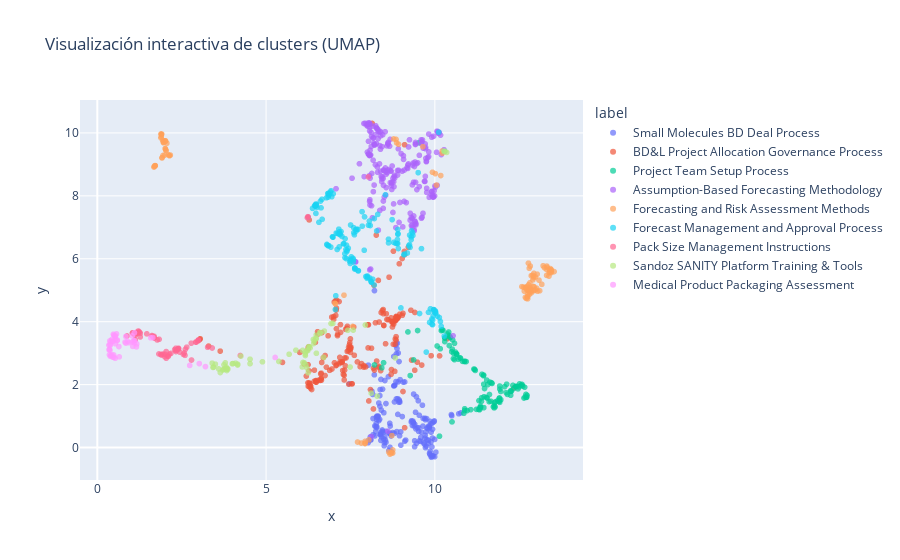

Write notebook code for a chart like this one.
### Code cell
import umap
import matplotlib.pyplot as plt
import pandas as pd
import numpy as np
import plotly.express as px

# Convertimos embeddings y labels a arrays
X = np.array(embeddings)
labels = np.array([c["cluster"] for c in chunks])

# Reducimos a 2D con UMAP
reducer = umap.UMAP(n_neighbors=15, min_dist=0.1, metric="cosine", random_state=42)
X_2d = reducer.fit_transform(X)

# Creamos un dataframe para facilidad
df_vis = pd.DataFrame({
    "x": X_2d[:, 0],
    "y": X_2d[:, 1],
    "cluster": labels,
    "source": [c["source"] for c in chunks],
    "label": [cluster_labels.get(c["cluster"], "Sin etiqueta") for c in chunks]
})

fig = px.scatter(
    df_vis, x="x", y="y",
    color="label",
    hover_data=["source", "label"],
    title="Clusters visualization"
)
fig.update_traces(marker=dict(size=6, opacity=0.7))
fig.show()

### Figure 1 — Plotly figure (JSON) as saved in the notebook; plotly's stock layout.template omitted (floating-point values rounded to 4 significant figures; data arrays with more than 128 entries replaced by an {"elided": "..."} marker saying what was removed)
{"data": [{"customdata": {"elided": "169x2 str values"}, "hovertemplate": "label=%{customdata[1]}<br>x=%{x}<br>y=%{y}<br>source=%{customdata[0]}<extra></extra>", "legendgroup": "Small Molecules BD Deal Process", "marker": {"color": "#636efa", "opacity": 0.7, "size": 6, "symbol": "circle"}, "mode": "markers", "name": "Small Molecules BD Deal Process", "showlegend": true, "type": "scattergl", "x": {"elided": "169 float values"}, "xaxis": "x", "y": {"elided": "169 float values"}, "yaxis": "y"}, {"customdata": {"elided": "186x2 str values"}, "hovertemplate": "label=%{customdata[1]}<br>x=%{x}<br>y=%{y}<br>source=%{customdata[0]}<extra></extra>", "legendgroup": "BD&L Project Allocation Governance Process", "marker": {"color": "#EF553B", "opacity": 0.7, "size": 6, "symbol": "circle"}, "mode": "markers", "name": "BD&L Project Allocation Governance Process", "showlegend": true, "type": "scattergl", "x": {"elided": "186 float values"}, "xaxis": "x", "y": {"elided": "186 float values"}, "yaxis": "y"}, {"customdata": {"elided": "121x2 str values"}, "hovertemplate": "label=%{customdata[1]}<br>x=%{x}<br>y=%{y}<br>source=%{customdata[0]}<extra></extra>", "legendgroup": "Project Team Setup Process", "marker": {"color": "#00cc96", "opacity": 0.7, "size": 6, "symbol": "circle"}, "mode": "markers", "name": "Project Team Setup Process", "showlegend": true, "type": "scattergl", "x": [9.27, 10.88, 10.89, 10.86, 9.524, 10.51, 9.489, 9.203, 10.14, 10.29, 10.5, 10.52, 10.29, 10.19, 10.24, 10.21, 10.37, 10.43, 10.46, 10.53, 10.58, 10.45, 10.41, 10.3, 11.57, 11.45, 11.47, 11.39, 11.31, 10.96, 11.06, 11.38, 11.46, 11.53, 11.55, 11.76, 11.79, 11.61, 11.78, 11.91, 11.9, 12.25, 12.72, 12.7, 12.73, 12.72, 12.67, 12.64, 11.54, 11.92, 12.07, 11.63, 12.25, 12.33, 12.43, 12.4, 12.51, 12.58, 12.6, 12.57, 12.49, 12.46, 12.39, 12.26, 8.21, 10.16, 10.64, 10.07, 8.48, 8.429, 10.58, 9.37, 11.35, 11.35, 11.3, 11.23, 11.36, 11.45, 11.33, 11.34, 11.69, 11.95, 11.66, 11.86, 12.15, 12.41, 12.31, 12.13, 11.44, 10.7, 10.55, 10.82, 10.61, 10.43, 10.88, 10.88, 10.93, 10.64, 10.76, 10.74, 10.65, 10.56, 11.93, 12.11, 12.25, 11.77, 11.95, 11.92, 11.62, 11.91, 11.73, 11.76, 11.92, 12.55, 12.66, 11.4, 11.2, 11.16, 11.18, 11.44, 11.68], "xaxis": "x", "y": [2.287, 1.233, 1.176, 1.091, 9.685, 0.8164, 3.719, 3.675, 0.3612, 3.486, 3.047, 3.128, 3.368, 3.718, 3.728, 3.742, 3.609, 3.553, 3.508, 3.426, 3.312, 3.496, 3.671, 3.479, 2.001, 2.011, 1.876, 1.582, 1.491, 1.174, 1.205, 1.47, 1.615, 1.591, 1.575, 1.332, 1.293, 1.459, 1.449, 1.577, 1.467, 1.662, 1.595, 1.69, 1.659, 1.597, 1.604, 1.574, 2.144, 1.954, 1.937, 2.08, 1.792, 1.87, 1.949, 1.932, 2.024, 2.007, 1.95, 1.985, 1.927, 1.865, 1.945, 1.787, 2.626, 3.141, 2.96, 3.227, 2.696, 2.533, 2.794, 2.786, 1.315, 1.264, 1.211, 1.214, 1.281, 1.269, 1.203, 1.273, 2.037, 1.783, 1.473, 1.491, 1.689, 1.932, 1.977, 2.014, 2.305, 2.808, 2.828, 2.739, 3.035, 3.241, 2.734, 2.746, 2.732, 2.984, 2.841, 2.85, 2.965, 2.996, 1.858, 1.746, 1.803, 1.429, 1.519, 1.495, 1.687, 1.558, 1.296, 1.261, 1.437, 1.974, 1.919, 2.329, 2.451, 2.495, 2.486, 2.283, 2.059], "yaxis": "y"}, {"customdata": {"elided": "218x2 str values"}, "hovertemplate": "label=%{customdata[1]}<br>x=%{x}<br>y=%{y}<br>source=%{customdata[0]}<extra></extra>", "legendgroup": "Assumption-Based Forecasting Methodology", "marker": {"color": "#ab63fa", "opacity": 0.7, "size": 6, "symbol": "circle"}, "mode": "markers", "name": "Assumption-Based Forecasting Methodology", "showlegend": true, "type": "scattergl", "x": {"elided": "218 float values"}, "xaxis": "x", "y": {"elided": "218 float values"}, "yaxis": "y"}, {"customdata": {"elided": "125x2 str values"}, "hovertemplate": "label=%{customdata[1]}<br>x=%{x}<br>y=%{y}<br>source=%{customdata[0]}<extra></extra>", "legendgroup": "Forecasting and Risk Assessment Methods", "marker": {"color": "#FFA15A", "opacity": 0.7, "size": 6, "symbol": "circle"}, "mode": "markers", "name": "Forecasting and Risk Assessment Methods", "showlegend": true, "type": "scattergl", "x": [8.923, 8.867, 1.704, 1.678, 1.714, 1.919, 1.997, 2.108, 2.141, 2.026, 2.012, 2.015, 2.021, 1.963, 1.896, 1.897, 1.934, 1.884, 8.727, 8.781, 8.85, 9.646, 10.22, 10.22, 8.723, 8.749, 8.689, 8.671, 8.633, 8.753, 7.933, 7.71, 7.82, 7.931, 7.931, 8.046, 12.84, 12.8, 12.83, 12.94, 12.94, 13.01, 13.11, 12.99, 13.04, 12.75, 12.94, 12.77, 12.73, 12.77, 12.68, 12.71, 12.75, 12.75, 12.86, 12.77, 12.9, 12.93, 13.03, 12.93, 12.89, 12.93, 12.86, 12.92, 12.76, 12.82, 12.82, 12.82, 13.09, 13.31, 13.38, 13.17, 12.76, 13.4, 13.42, 13.45, 13.38, 13.41, 13.53, 13.45, 13.45, 13.32, 13.21, 13.33, 13.25, 13.3, 13.42, 13.45, 12.77, 12.69, 12.69, 12.63, 12.58, 12.65, 12.73, 12.8, 12.83, 12.77, 10.17, 10.01, 9.93, 12.98, 12.84, 12.8, 7.566, 10.05, 7.049, 7.043, 1.687, 1.703, 1.717, 1.915, 1.946, 2.13, 2.163, 2.039, 2.012, 2.061, 2.003, 1.955, 1.907, 1.886, 1.954, 1.894, 7.308], "xaxis": "x", "y": [9.64, 9.686, 8.96, 8.915, 8.958, 9.212, 9.292, 9.305, 9.274, 9.454, 9.497, 9.731, 9.748, 9.686, 9.941, 9.949, 9.765, 9.844, 0.3804, 9.808, 9.795, 9.562, 9.356, 9.424, -0.1657, -0.1749, -0.1714, -0.2098, -0.1415, -0.07446, 0.198, 0.1756, 0.1431, 0.1437, 0.1268, 0.243, 4.974, 4.957, 5.032, 4.984, 5.111, 5.064, 4.984, 5.011, 4.97, 4.792, 5.006, 4.98, 5.116, 5.17, 4.774, 4.741, 4.727, 4.795, 4.918, 5.071, 5.328, 5.393, 5.511, 5.537, 5.475, 5.438, 5.461, 5.12, 5.014, 5.237, 5.085, 5.027, 5.321, 5.472, 5.448, 5.188, 4.878, 5.651, 5.56, 5.651, 5.559, 5.599, 5.593, 5.605, 5.561, 5.767, 5.777, 5.723, 5.716, 5.667, 5.688, 5.629, 4.979, 5.078, 5.098, 5.098, 5.114, 4.971, 5.006, 5.699, 5.767, 5.86, 8.644, 8.704, 8.75, 5.421, 4.952, 4.872, 3.85, 8.343, 4.575, 4.584, 8.937, 8.942, 8.96, 9.206, 9.283, 9.284, 9.296, 9.441, 9.501, 9.673, 9.748, 9.717, 9.964, 9.967, 9.708, 9.884, 4.844], "yaxis": "y"}, {"customdata": {"elided": "155x2 str values"}, "hovertemplate": "label=%{customdata[1]}<br>x=%{x}<br>y=%{y}<br>source=%{customdata[0]}<extra></extra>", "legendgroup": "Forecast Management and Approval Process", "marker": {"color": "#19d3f3", "opacity": 0.7, "size": 6, "symbol": "circle"}, "mode": "markers", "name": "Forecast Management and Approval Process", "showlegend": true, "type": "scattergl", "x": {"elided": "155 float values"}, "xaxis": "x", "y": {"elided": "155 float values"}, "yaxis": "y"}, {"customdata": [["2 Region_SANITY Intro & Mgt for Regional Portfolio_2022-12-05.pdf", "Pack Size Management Instructions"], ["3.1 Creation of Selling Units.pdf", "Pack Size Management Instructions"], ["3.1 Creation of Selling Units.pdf", "Pack Size Management Instructions"], ["3.1 Creation of Selling Units.pdf", "Pack Size Management Instructions"], ["3.1 Creation of Selling Units.pdf", "Pack Size Management Instructions"], ["3.1 Creation of Selling Units.pdf", "Pack Size Management Instructions"], ["3.1 Creation of Selling Units.pdf", "Pack Size Management Instructions"], ["3.1 Creation of Selling Units.pdf", "Pack Size Management Instructions"], ["3.1 Creation of Selling Units.pdf", "Pack Size Management Instructions"], ["3.1 Creation of Selling Units.pdf", "Pack Size Management Instructions"], ["3.1 Creation of Selling Units.pdf", "Pack Size Management Instructions"], ["3.1 Creation of Selling Units.pdf", "Pack Size Management Instructions"], ["3.1 Creation of Selling Units.pdf", "Pack Size Management Instructions"], ["3.1 Creation of Selling Units.pdf", "Pack Size Management Instructions"], ["3.1 Creation of Selling Units.pdf", "Pack Size Management Instructions"], ["3.1 Creation of Selling Units.pdf", "Pack Size Management Instructions"], ["3.1 Creation of Selling Units.pdf", "Pack Size Management Instructions"], ["3.1 Creation of Selling Units.pdf", "Pack Size Management Instructions"], ["3.1 Creation of Selling Units.pdf", "Pack Size Management Instructions"], ["3.1 Creation of Selling Units.pdf", "Pack Size Management Instructions"], ["3.1 Creation of Selling Units.pdf", "Pack Size Management Instructions"], ["3.1 Creation of Selling Units.pdf", "Pack Size Management Instructions"], ["3.1 Creation of Selling Units.pdf", "Pack Size Management Instructions"], ["3.1 Creation of Selling Units.pdf", "Pack Size Management Instructions"], ["3.1 Creation of Selling Units.pdf", "Pack Size Management Instructions"], ["3.1 Creation of Selling Units.pdf", "Pack Size Management Instructions"], ["3.1 Creation of Selling Units.pdf", "Pack Size Management Instructions"], ["3.1 Creation of Selling Units.pdf", "Pack Size Management Instructions"], ["3.1 Creation of Selling Units.pdf", "Pack Size Management Instructions"], ["3.1 Creation of Selling Units.pdf", "Pack Size Management Instructions"], ["3.1 Creation of Selling Units.pdf", "Pack Size Management Instructions"], ["3.1 Creation of Selling Units.pdf", "Pack Size Management Instructions"], ["3.1 Creation of Selling Units.pdf", "Pack Size Management Instructions"], ["3.1 Creation of Selling Units.pdf", "Pack Size Management Instructions"], ["3.1 Creation of Selling Units.pdf", "Pack Size Management Instructions"], ["3.1 Creation of Selling Units.pdf", "Pack Size Management Instructions"], ["3.1 Creation of Selling Units.pdf", "Pack Size Management Instructions"], ["3.1 Creation of Selling Units.pdf", "Pack Size Management Instructions"], ["Creating a new Forecast using the Wizard.pdf", "Pack Size Management Instructions"], ["Creating a new Forecast using the Wizard.pdf", "Pack Size Management Instructions"], ["Creating a new Forecast using the Wizard.pdf", "Pack Size Management Instructions"], ["Creating a new Forecast using the Wizard.pdf", "Pack Size Management Instructions"], ["Creation of Product Target and Strengths.pdf", "Pack Size Management Instructions"], ["Pack management in SANITY 2022-10-25.pdf", "Pack Size Management Instructions"], ["Pack management in SANITY 2022-10-25.pdf", "Pack Size Management Instructions"], ["Pack Size Definition_vf_20220901_.pdf", "Pack Size Management Instructions"], ["Pack Size Definition_vf_20220901_.pdf", "Pack Size Management Instructions"], ["Pack Size Definition_vf_20220901_.pdf", "Pack Size Management Instructions"], ["Pack Size Definition_vf_20220901_.pdf", "Pack Size Management Instructions"], ["Pack Size Definition_vf_20220901_.pdf", "Pack Size Management Instructions"], ["Pack Size Definition_vf_20220901_.pdf", "Pack Size Management Instructions"], ["Pack Size Definition_vf_20220901_.pdf", "Pack Size Management Instructions"], ["Pack Size Definition_vf_20220901_.pdf", "Pack Size Management Instructions"], ["Pack Size Definition_vf_20220901_.pdf", "Pack Size Management Instructions"], ["Pack Size Definition_vf_20220901_.pdf", "Pack Size Management Instructions"], ["Pack Size Definition_vf_20220901_.pdf", "Pack Size Management Instructions"], ["Pack Size Definition_vf_20220901_.pdf", "Pack Size Management Instructions"], ["Pack Size Definition_vf_20220901_.pdf", "Pack Size Management Instructions"], ["Pack Size Definition_vf_20220901_.pdf", "Pack Size Management Instructions"], ["Pack Size Definition_vf_20220901_.pdf", "Pack Size Management Instructions"], ["Pack Size Definition_vf_20220901_.pdf", "Pack Size Management Instructions"], ["Pack Size Definition_vf_20220901_.pdf", "Pack Size Management Instructions"], ["Pack Size Definition_vf_20220901_.pdf", "Pack Size Management Instructions"], ["Pack Size Definition_vf_20220901_.pdf", "Pack Size Management Instructions"]], "hovertemplate": "label=%{customdata[1]}<br>x=%{x}<br>y=%{y}<br>source=%{customdata[0]}<extra></extra>", "legendgroup": "Pack Size Management Instructions", "marker": {"color": "#FF6692", "opacity": 0.7, "size": 6, "symbol": "circle"}, "mode": "markers", "name": "Pack Size Management Instructions", "showlegend": true, "type": "scattergl", "x": [6.238, 3.268, 3.402, 4.237, 1.775, 1.674, 1.831, 1.686, 1.941, 1.995, 2.783, 2.974, 2.575, 2.549, 2.179, 2.327, 2.351, 2.61, 2.138, 2.291, 2.323, 2.932, 2.041, 2.597, 2.091, 2.0, 2.103, 2.648, 2.372, 2.405, 2.987, 2.915, 2.039, 2.442, 2.327, 2.4, 2.407, 2.995, 8.029, 1.884, 1.824, 1.898, 2.79, 6.249, 6.222, 1.616, 1.637, 1.684, 1.466, 1.273, 1.041, 1.123, 0.8767, 1.25, 1.156, 1.14, 1.271, 1.195, 1.115, 1.231, 1.16, 1.043, 1.216, 1.195], "xaxis": "x", "y": [7.337, 3.188, 3.165, 2.926, 3.42, 3.499, 3.441, 3.479, 2.973, 2.892, 3.316, 3.388, 3.009, 2.961, 2.993, 3.157, 3.097, 3.127, 2.969, 3.114, 3.087, 3.352, 2.839, 2.931, 2.906, 2.969, 2.903, 3.19, 3.113, 3.134, 3.408, 3.352, 3.051, 3.032, 3.051, 3.146, 3.154, 3.42, 8.603, 2.96, 2.975, 2.942, 2.781, 7.327, 7.304, 3.56, 3.543, 3.536, 3.614, 3.631, 3.64, 3.421, 3.548, 3.67, 3.656, 3.612, 3.516, 3.633, 3.567, 3.677, 3.659, 3.646, 3.704, 3.655], "yaxis": "y"}, {"customdata": {"elided": "68x2 str values"}, "hovertemplate": "label=%{customdata[1]}<br>x=%{x}<br>y=%{y}<br>source=%{customdata[0]}<extra></extra>", "legendgroup": "Sandoz SANITY Platform Training & Tools", "marker": {"color": "#B6E880", "opacity": 0.7, "size": 6, "symbol": "circle"}, "mode": "markers", "name": "Sandoz SANITY Platform Training & Tools", "showlegend": true, "type": "scattergl", "x": [6.977, 6.924, 7.418, 7.582, 5.883, 5.683, 8.113, 8.291, 8.83, 10.27, 10.3, 10.35, 7.489, 3.79, 4.099, 4.524, 4.253, 3.998, 4.891, 4.524, 4.157, 4.017, 3.753, 3.598, 3.497, 3.403, 3.427, 3.805, 3.818, 4.156, 3.814, 3.869, 3.85, 3.839, 3.756, 3.448, 3.643, 3.715, 3.748, 3.837, 6.477, 6.486, 6.608, 6.59, 6.259, 6.237, 6.305, 6.424, 6.162, 6.489, 6.41, 6.083, 6.725, 6.274, 6.209, 6.159, 6.164, 5.379, 6.072, 6.177, 6.131, 6.092, 6.4, 6.485, 6.704, 7.94, 6.211, 6.246], "xaxis": "x", "y": [3.945, 3.942, 3.727, 3.733, 3.094, 2.967, 1.73, 1.634, 2.85, 9.418, 9.412, 9.38, 2.559, 2.693, 2.683, 2.809, 2.906, 2.663, 2.725, 2.665, 2.652, 2.67, 2.631, 2.499, 2.65, 2.683, 2.547, 2.516, 2.511, 2.623, 2.561, 2.495, 2.516, 2.49, 2.501, 2.557, 2.383, 2.464, 2.488, 2.449, 3.478, 3.457, 3.626, 3.657, 3.2, 3.081, 3.169, 3.384, 3.041, 2.997, 3.306, 3.091, 3.702, 3.207, 3.085, 2.972, 2.926, 2.736, 2.562, 2.633, 2.695, 2.706, 3.435, 3.574, 2.865, 3.896, 2.527, 2.375], "yaxis": "y"}, {"customdata": [["3.1 Creation of Selling Units.pdf", "Medical Product Packaging Assessment"], ["4. Partner Selected.pdf", "Medical Product Packaging Assessment"], ["4. Partner Selected.pdf", "Medical Product Packaging Assessment"], ["4. Partner Selected.pdf", "Medical Product Packaging Assessment"], ["Creation of Product Target and Strengths.pdf", "Medical Product Packaging Assessment"], ["Creation of Product Target and Strengths.pdf", "Medical Product Packaging Assessment"], ["Creation of Product Target and Strengths.pdf", "Medical Product Packaging Assessment"], ["Pack Size Definition_vf_20220901_.pdf", "Medical Product Packaging Assessment"], ["Pack Size Definition_vf_20220901_.pdf", "Medical Product Packaging Assessment"], ["Pack Size Definition_vf_20220901_.pdf", "Medical Product Packaging Assessment"], ["Pack Size Definition_vf_20220901_.pdf", "Medical Product Packaging Assessment"], ["Pack Size Definition_vf_20220901_.pdf", "Medical Product Packaging Assessment"], ["Pack Size Definition_vf_20220901_.pdf", "Medical Product Packaging Assessment"], ["Pack Size Definition_vf_20220901_.pdf", "Medical Product Packaging Assessment"], ["Pack Size Definition_vf_20220901_.pdf", "Medical Product Packaging Assessment"], ["Pack Size Definition_vf_20220901_.pdf", "Medical Product Packaging Assessment"], ["Pack Size Definition_vf_20220901_.pdf", "Medical Product Packaging Assessment"], ["Pack Size Definition_vf_20220901_.pdf", "Medical Product Packaging Assessment"], ["Pack Size Definition_vf_20220901_.pdf", "Medical Product Packaging Assessment"], ["Pack Size Definition_vf_20220901_.pdf", "Medical Product Packaging Assessment"], ["Pack Size Definition_vf_20220901_.pdf", "Medical Product Packaging Assessment"], ["Pack Size Definition_vf_20220901_.pdf", "Medical Product Packaging Assessment"], ["Pack Size Definition_vf_20220901_.pdf", "Medical Product Packaging Assessment"], ["Pack Size Definition_vf_20220901_.pdf", "Medical Product Packaging Assessment"], ["Pack Size Definition_vf_20220901_.pdf", "Medical Product Packaging Assessment"], ["Pack Size Definition_vf_20220901_.pdf", "Medical Product Packaging Assessment"], ["Pack Size Definition_vf_20220901_.pdf", "Medical Product Packaging Assessment"], ["Pack Size Definition_vf_20220901_.pdf", "Medical Product Packaging Assessment"], ["Pack Size Definition_vf_20220901_.pdf", "Medical Product Packaging Assessment"], ["Pack Size Definition_vf_20220901_.pdf", "Medical Product Packaging Assessment"], ["Pack Size Definition_vf_20220901_.pdf", "Medical Product Packaging Assessment"], ["Pack Size Definition_vf_20220901_.pdf", "Medical Product Packaging Assessment"], ["Pack Size Definition_vf_20220901_.pdf", "Medical Product Packaging Assessment"], ["Pack Size Definition_vf_20220901_.pdf", "Medical Product Packaging Assessment"], ["Pack Size Definition_vf_20220901_.pdf", "Medical Product Packaging Assessment"], ["Pack Size Definition_vf_20220901_.pdf", "Medical Product Packaging Assessment"], ["Pack Size Definition_vf_20220901_.pdf", "Medical Product Packaging Assessment"], ["Pack Size Definition_vf_20220901_.pdf", "Medical Product Packaging Assessment"], ["Pack Size Definition_vf_20220901_.pdf", "Medical Product Packaging Assessment"], ["Pack Size Definition_vf_20220901_.pdf", "Medical Product Packaging Assessment"], ["Pack Size Definition_vf_20220901_.pdf", "Medical Product Packaging Assessment"], ["Pack Size Definition_vf_20220901_.pdf", "Medical Product Packaging Assessment"], ["Pack Size Definition_vf_20220901_.pdf", "Medical Product Packaging Assessment"], ["Pack Size Definition_vf_20220901_.pdf", "Medical Product Packaging Assessment"], ["Pack Size Definition_vf_20220901_.pdf", "Medical Product Packaging Assessment"], ["Pack Size Definition_vf_20220901_.pdf", "Medical Product Packaging Assessment"], ["Pack Size Definition_vf_20220901_.pdf", "Medical Product Packaging Assessment"], ["Pack Size Definition_vf_20220901_.pdf", "Medical Product Packaging Assessment"], ["Pack Size Definition_vf_20220901_.pdf", "Medical Product Packaging Assessment"], ["Pack Size Definition_vf_20220901_.pdf", "Medical Product Packaging Assessment"], ["Pack Size Definition_vf_20220901_.pdf", "Medical Product Packaging Assessment"], ["Pack Size Definition_vf_20220901_.pdf", "Medical Product Packaging Assessment"]], "hovertemplate": "label=%{customdata[1]}<br>x=%{x}<br>y=%{y}<br>source=%{customdata[0]}<extra></extra>", "legendgroup": "Medical Product Packaging Assessment", "marker": {"color": "#FF97FF", "opacity": 0.7, "size": 6, "symbol": "circle"}, "mode": "markers", "name": "Medical Product Packaging Assessment", "showlegend": true, "type": "scattergl", "x": [0.6385, 5.268, 1.583, 1.642, 3.022, 3.203, 2.737, 0.8426, 1.159, 1.049, 0.5313, 0.5389, 0.5059, 0.5678, 0.5371, 0.5853, 0.521, 0.4293, 0.5281, 0.4662, 0.5922, 0.4755, 1.033, 1.097, 1.169, 1.099, 1.078, 1.103, 1.03, 0.898, 0.9343, 0.8459, 0.8211, 0.6489, 0.5289, 0.4879, 0.454, 0.3482, 0.3825, 0.3757, 0.4538, 0.4034, 0.3685, 0.3428, 0.3582, 0.3999, 0.3597, 0.4307, 0.4869, 0.3836, 0.3756, 0.4891], "xaxis": "x", "y": [3.21, 2.864, 3.487, 3.494, 2.669, 2.573, 2.61, 3.53, 3.2, 3.216, 3.302, 3.448, 3.557, 3.612, 3.546, 3.393, 3.535, 3.435, 3.544, 3.387, 3.418, 3.601, 3.548, 3.327, 3.294, 3.647, 3.392, 3.391, 3.356, 3.373, 3.333, 3.319, 3.351, 2.883, 2.838, 2.872, 2.874, 3.107, 3.253, 3.276, 3.371, 3.376, 3.389, 3.257, 3.122, 2.923, 2.949, 2.943, 2.943, 2.902, 3.094, 3.571], "yaxis": "y"}], "layout": {"legend": {"title": {"text": "label"}, "tracegroupgap": 0}, "title": {"text": "Visualización interactiva de clusters (UMAP)"}, "xaxis": {"anchor": "y", "domain": [0, 1], "title": {"text": "x"}}, "yaxis": {"anchor": "x", "domain": [0, 1], "title": {"text": "y"}}}}
